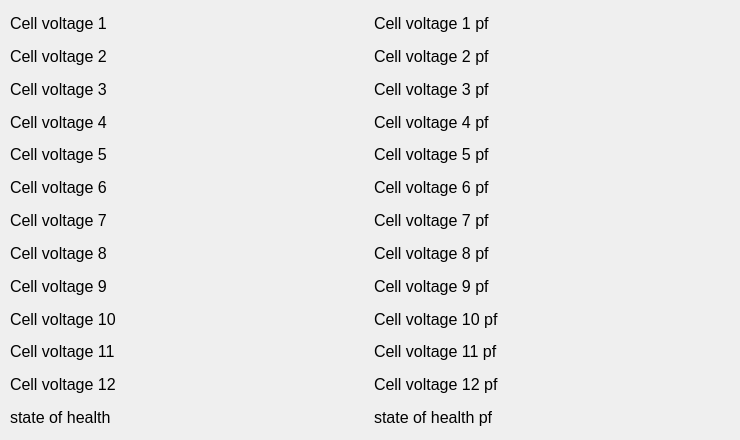
        <widget class="QWidget" name="battery_extra">
         <widget class="QWidget" name="verticalLayoutWidget">
          <property name="geometry">
           <rect>
            <x>10</x>
            <y>10</y>
            <width>721</width>
            <height>421</height>
           </rect>
          </property>
          <layout class="QVBoxLayout" name="verticalLayout_2">
           <item>
            <layout class="QHBoxLayout" name="horizontalLayout_11">
             <item>
              <widget class="QLabel" name="bat_cell1">
               <property name="font">
                <font>
                 <pointsize>12</pointsize>
                </font>
               </property>
               <property name="text">
                <string>Cell voltage 1</string>
               </property>
              </widget>
             </item>
             <item>
              <widget class="QLabel" name="bat_cell1_passfail">
               <property name="font">
                <font>
                 <pointsize>12</pointsize>
                </font>
               </property>
               <property name="text">
                <string>Cell voltage 1 pf</string>
               </property>
              </widget>
             </item>
            </layout>
           </item>
           <item>
            <layout class="QHBoxLayout" name="horizontalLayout_12">
             <item>
              <widget class="QLabel" name="bat_cell2">
               <property name="font">
                <font>
                 <pointsize>12</pointsize>
                </font>
               </property>
               <property name="text">
                <string>Cell voltage 2</string>
               </property>
              </widget>
             </item>
             <item>
              <widget class="QLabel" name="bat_cell2_passfail">
               <property name="font">
                <font>
                 <pointsize>12</pointsize>
                </font>
               </property>
               <property name="text">
                <string>Cell voltage 2 pf</string>
               </property>
              </widget>
             </item>
            </layout>
           </item>
           <item>
            <layout class="QHBoxLayout" name="horizontalLayout_13">
             <item>
              <widget class="QLabel" name="bat_cell3">
               <property name="font">
                <font>
                 <pointsize>12</pointsize>
                </font>
               </property>
               <property name="text">
                <string>Cell voltage 3</string>
               </property>
              </widget>
             </item>
             <item>
              <widget class="QLabel" name="bat_cell3_passfail">
               <property name="font">
                <font>
                 <pointsize>12</pointsize>
                </font>
               </property>
               <property name="text">
                <string>Cell voltage 3 pf</string>
               </property>
              </widget>
             </item>
            </layout>
           </item>
           <item>
            <layout class="QHBoxLayout" name="horizontalLayout_14">
             <item>
              <widget class="QLabel" name="bat_cell4">
               <property name="font">
                <font>
                 <pointsize>12</pointsize>
                </font>
               </property>
               <property name="text">
                <string>Cell voltage 4</string>
               </property>
              </widget>
             </item>
             <item>
              <widget class="QLabel" name="bat_cell4_passfail">
               <property name="font">
                <font>
                 <pointsize>12</pointsize>
                </font>
               </property>
               <property name="text">
                <string>Cell voltage 4 pf</string>
               </property>
              </widget>
             </item>
            </layout>
           </item>
           <item>
            <layout class="QHBoxLayout" name="horizontalLayout_15">
             <item>
              <widget class="QLabel" name="bat_cell5">
               <property name="font">
                <font>
                 <pointsize>12</pointsize>
                </font>
               </property>
               <property name="text">
                <string>Cell voltage 5</string>
               </property>
              </widget>
             </item>
             <item>
              <widget class="QLabel" name="bat_cell5_passfail">
               <property name="font">
                <font>
                 <pointsize>12</pointsize>
                </font>
               </property>
               <property name="text">
                <string>Cell voltage 5 pf</string>
               </property>
              </widget>
             </item>
            </layout>
           </item>
           <item>
            <layout class="QHBoxLayout" name="horizontalLayout_16">
             <item>
              <widget class="QLabel" name="bat_cell6">
               <property name="font">
                <font>
                 <pointsize>12</pointsize>
                </font>
               </property>
               <property name="text">
                <string>Cell voltage 6</string>
               </property>
              </widget>
             </item>
             <item>
              <widget class="QLabel" name="bat_cell6_passfail">
               <property name="font">
                <font>
                 <pointsize>12</pointsize>
                </font>
               </property>
               <property name="text">
                <string>Cell voltage 6 pf</string>
               </property>
              </widget>
             </item>
            </layout>
           </item>
           <item>
            <layout class="QHBoxLayout" name="horizontalLayout_17">
             <item>
              <widget class="QLabel" name="bat_cell7">
               <property name="font">
                <font>
                 <pointsize>12</pointsize>
                </font>
               </property>
               <property name="text">
                <string>Cell voltage 7</string>
               </property>
              </widget>
             </item>
             <item>
              <widget class="QLabel" name="bat_cell7_passfail">
               <property name="font">
                <font>
                 <pointsize>12</pointsize>
                </font>
               </property>
               <property name="text">
                <string>Cell voltage 7 pf</string>
               </property>
              </widget>
             </item>
            </layout>
           </item>
           <item>
            <layout class="QHBoxLayout" name="horizontalLayout_18">
             <item>
              <widget class="QLabel" name="bat_cell8">
               <property name="font">
                <font>
                 <pointsize>12</pointsize>
                </font>
               </property>
               <property name="text">
                <string>Cell voltage 8</string>
               </property>
              </widget>
             </item>
             <item>
              <widget class="QLabel" name="bat_cell8_passfail">
               <property name="font">
                <font>
                 <pointsize>12</pointsize>
                </font>
               </property>
               <property name="text">
                <string>Cell voltage 8 pf</string>
               </property>
              </widget>
             </item>
            </layout>
           </item>
           <item>
            <layout class="QHBoxLayout" name="horizontalLayout_20">
             <item>
              <widget class="QLabel" name="bat_cell9">
               <property name="font">
                <font>
                 <pointsize>12</pointsize>
                </font>
               </property>
               <property name="text">
                <string>Cell voltage 9</string>
               </property>
              </widget>
             </item>
             <item>
              <widget class="QLabel" name="bat_cell9_passfail">
               <property name="font">
                <font>
                 <pointsize>12</pointsize>
                </font>
               </property>
               <property name="text">
                <string>Cell voltage 9 pf</string>
               </property>
              </widget>
             </item>
            </layout>
           </item>
           <item>
            <layout class="QHBoxLayout" name="horizontalLayout_21">
             <item>
              <widget class="QLabel" name="bat_cell10">
               <property name="font">
                <font>
                 <pointsize>12</pointsize>
                </font>
               </property>
               <property name="text">
                <string>Cell voltage 10</string>
               </property>
              </widget>
             </item>
             <item>
              <widget class="QLabel" name="bat_cell10_passfail">
               <property name="font">
                <font>
                 <pointsize>12</pointsize>
                </font>
               </property>
               <property name="text">
                <string>Cell voltage 10 pf</string>
               </property>
              </widget>
             </item>
            </layout>
           </item>
           <item>
            <layout class="QHBoxLayout" name="horizontalLayout_22">
             <item>
              <widget class="QLabel" name="bat_cell11">
               <property name="font">
                <font>
                 <pointsize>12</pointsize>
                </font>
               </property>
               <property name="text">
                <string>Cell voltage 11</string>
               </property>
              </widget>
             </item>
             <item>
              <widget class="QLabel" name="bat_cell11_passfail">
               <property name="font">
                <font>
                 <pointsize>12</pointsize>
                </font>
               </property>
               <property name="text">
                <string>Cell voltage 11 pf</string>
               </property>
              </widget>
             </item>
            </layout>
           </item>
           <item>
            <layout class="QHBoxLayout" name="horizontalLayout_23">
             <item>
              <widget class="QLabel" name="bat_cell12">
               <property name="font">
                <font>
                 <pointsize>12</pointsize>
                </font>
               </property>
               <property name="text">
                <string>Cell voltage 12</string>
               </property>
              </widget>
             </item>
             <item>
              <widget class="QLabel" name="bat_cell12_passfail">
               <property name="font">
                <font>
                 <pointsize>12</pointsize>
                </font>
               </property>
               <property name="text">
                <string>Cell voltage 12 pf</string>
               </property>
              </widget>
             </item>
            </layout>
           </item>
           <item>
            <layout class="QHBoxLayout" name="horizontalLayout_24">
             <item>
              <widget class="QLabel" name="bat_state_health">
               <property name="font">
                <font>
                 <pointsize>12</pointsize>
                </font>
               </property>
               <property name="text">
                <string>state of health</string>
               </property>
              </widget>
             </item>
             <item>
              <widget class="QLabel" name="bat_state_health_passfail">
               <property name="font">
                <font>
                 <pointsize>12</pointsize>
                </font>
               </property>
               <property name="text">
                <string>state of health pf</string>
               </property>
              </widget>
             </item>
            </layout>
           </item>
          </layout>
         </widget>
        </widget>
